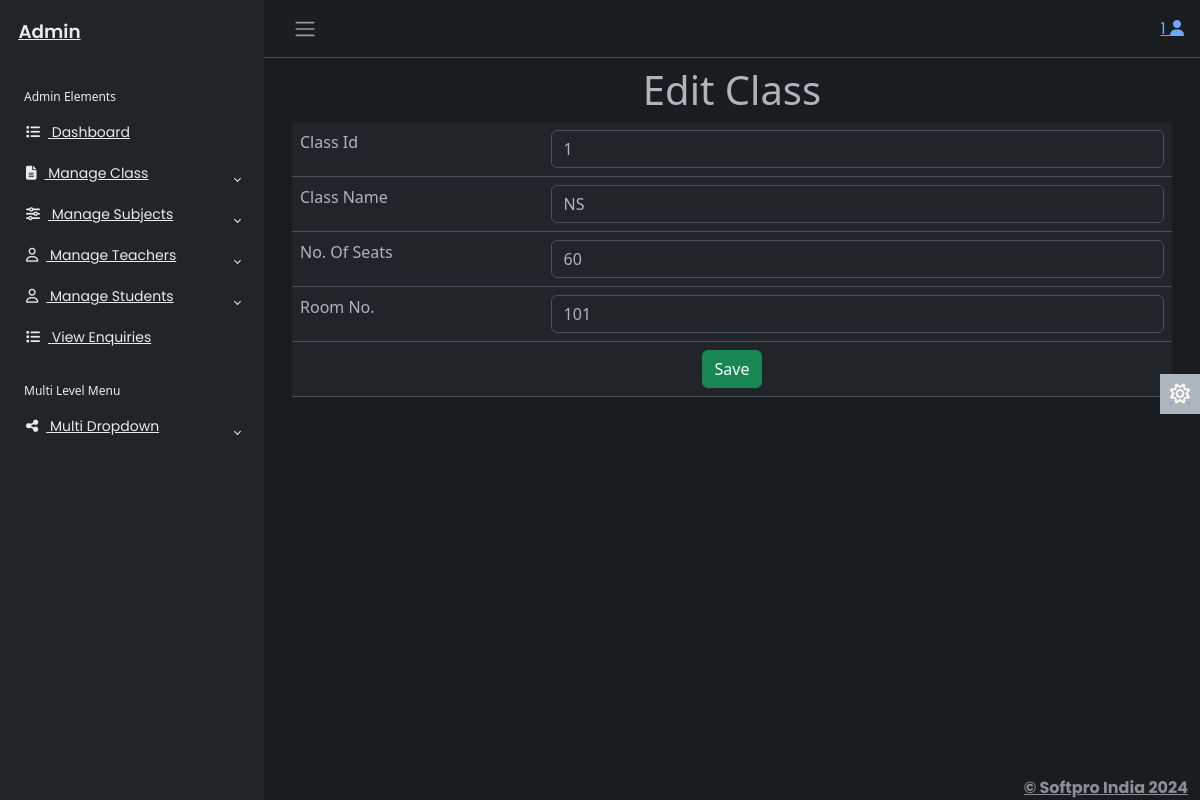
The page /adminapp/editclass/1 (signed in) on the database its author committed.
### adminapp/models.py (models this page shows)
class Classes(models.Model):
    cid=models.IntegerField(primary_key=True,auto_created=True)
    class_name=models.CharField(max_length=30)
    seats=models.IntegerField()
    roomno=models.CharField(max_length=50)
    created_date=models.DateTimeField()

### adminapp/views.py (the view)
# urls.py: path('editclass/<id>',views.editclass,name='editclass'),
def editclass(req,id):
    try:
        if req.session['adminid']!=None:
            adminid=req.session['adminid']
            cl=Classes.objects.get(cid=id)
            if req.method == 'POST':
                class_name=req.POST['class_name']
                seats=req.POST['seats']
                roomno=req.POST['roomno']
                Classes.objects.filter(cid=id).update(class_name=class_name,seats=seats,roomno=roomno)
                return redirect('adminapp:viewclass')
            return render(req,'editclass.html',{'adminid':adminid,'cl':cl})
    except KeyError:
        return redirect('login')

### adminapp/templates/editclass.html (shortened to what this page needs)
{% extends 'adminbase.html' %}
{% load static %}
{% block admin %}
<div class="row">
    <div class="col-sm-12">
        <h1 class="text-center">Edit Class</h1>
        <form method="post">
            <table class="table">
                <tr>
                    <td>Class Id</td>
                    <td>
                        <input type="text" name="cid" id="" value="{{cl.cid}}" class="form-control" readonly>
                    </td>
                </tr>
                <tr>
                    <td>Class Name</td>
                    <td>
                        <input type="text" name="class_name" id="" value="{{cl.class_name}}" class="form-control">
                    </td>
                </tr>
                <tr>
                    <td>No. Of Seats</td>
                    <td>
                        <input type="number" name="seats" id="" value="{{cl.seats}}" class="form-control">
                    </td>
                </tr>
                    <td>Room No.</td>
                    <td>
                        <input type="text" name="roomno" id="" value="{{cl.roomno}}" class="form-control">
                    </td>
                <tr>
                    <td colspan="2" class="text-center">
                        <button type="submit" class="btn btn-success">Save</button>
                    </td>
                </tr>
            </table>
        </form>
    </div>
</div>
{% endblock %}

### adminapp/static/css/adminstyle.css (style rules this page uses)
body { font-family: 'Poppins', sans-serif; font-size: 0.875rem; opacity: 1; overflow-y: scroll; margin: 0; }

### rows shown on the page
Classes: cid "1", class_name "NS", seats "60", roomno "101"

### other values the page prints
{{ adminid }} "1"
